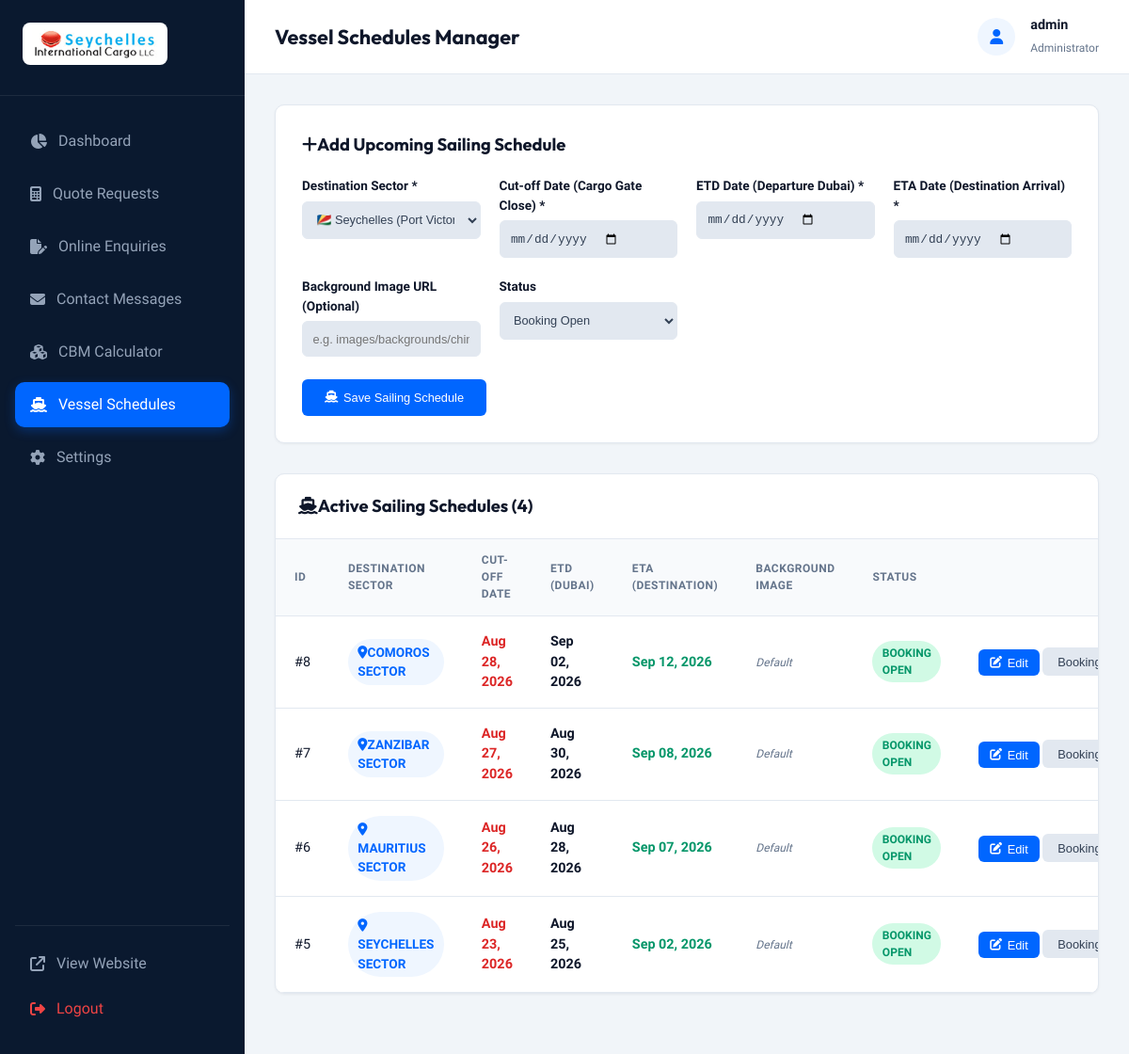
Page /admin/vessels.php (signed in) on the committed database.
### tables this page shows
CREATE TABLE vessel_schedules (
        id INTEGER PRIMARY KEY AUTOINCREMENT,
        vessel_name TEXT NOT NULL,
        voyage_no TEXT NOT NULL,
        destination TEXT NOT NULL,
        etd_date TEXT NOT NULL,
        eta_date TEXT NOT NULL,
        cutoff_date TEXT NOT NULL,
        status TEXT DEFAULT 'Booking Open',
        created_at DATETIME DEFAULT CURRENT_TIMESTAMP
    , bg_image TEXT DEFAULT '');

### admin/includes/auth.php (called while the page is built, shortened)
<?php
function get_logged_admin_username() {
    return $_SESSION['admin_username'] ?? 'Admin';
}

### admin/vessels.php (the view, shortened to what this page needs)
<?php
require_once __DIR__ . '/includes/admin_header.php';
$db = get_db_connection();
$schedules = $db->query("SELECT * FROM vessel_schedules ORDER BY id DESC")->fetchAll();
?>
<div class="panel-card" style="padding: 1.75rem; margin-bottom: 2rem;">
  <h3 class="panel-title" style="margin-bottom: 1.25rem;">
    <i class="fa-solid fa-plus me-2 text-primary"></i>Add Upcoming Sailing Schedule
  </h3>
  <form action="vessels.php" method="POST">
    <div style="display:grid; grid-template-columns:repeat(auto-fit, minmax(180px, 1fr)); gap:1.25rem; margin-bottom:1.5rem;">
      <div>
        <label style="display:block; font-size:0.85rem; font-weight:600; margin-bottom:0.4rem;">Destination Sector *</label>
        <select name="destination" class="btn-sm btn-admin-secondary" style="width:100%; padding:0.65rem; border:1px solid var(--admin-border); outline:none;" required>
          <option value="Seychelles">🇸🇨 Seychelles (Port Victoria)</option>
        </select>
      </div>
      <div>
        <label style="display:block; font-size:0.85rem; font-weight:600; margin-bottom:0.4rem;">Cut-off Date (Cargo Gate Close) *</label>
        <input type="date" name="cutoff_date" class="btn-sm btn-admin-secondary" style="width:100%; padding:0.65rem; border:1px solid var(--admin-border);" required>
      </div>
      <div>
        <label style="display:block; font-size:0.85rem; font-weight:600; margin-bottom:0.4rem;">ETD Date (Departure Dubai) *</label>
        <input type="date" name="etd_date" class="btn-sm btn-admin-secondary" style="width:100%; padding:0.65rem; border:1px solid var(--admin-border);" required>
      </div>
      <div>
        <label style="display:block; font-size:0.85rem; font-weight:600; margin-bottom:0.4rem;">ETA Date (Destination Arrival) *</label>
        <input type="date" name="eta_date" class="btn-sm btn-admin-secondary" style="width:100%; padding:0.65rem; border:1px solid var(--admin-border);" required>
      </div>
      <div>
        <label style="display:block; font-size:0.85rem; font-weight:600; margin-bottom:0.4rem;">Background Image URL (Optional)</label>
        <input type="text" name="bg_image" placeholder="e.g. images/backgrounds/chinaseychellescargo.jpg" class="btn-sm btn-admin-secondary" style="width:100%; padding:0.65rem; border:1px solid var(--admin-border);">
      </div>
      <div>
        <label style="display:block; font-size:0.85rem; font-weight:600; margin-bottom:0.4rem;">Status</label>
        <select name="status" class="btn-sm btn-admin-secondary" style="width:100%; padding:0.65rem; border:1px solid var(--admin-border); outline:none;">
          <option value="Booking Open">Booking Open</option>
        </select>
      </div>
    </div>
    <button type="submit" class="btn-sm btn-admin-primary" style="padding:0.75rem 1.5rem;">
      <i class="fa-solid fa-ship me-1"></i> Save Sailing Schedule
    </button>
  </form>
</div>
<div class="panel-card">
  <div class="panel-header">
    <h3 class="panel-title"><i class="fa-solid fa-ship me-2 text-primary"></i>Active Sailing Schedules (<?php echo count($schedules); ?>)</h3>
  </div>
  <div class="table-responsive">
    <table class="admin-table">
      <thead>
        <tr>
          <th>ID</th>
          <th>Destination Sector</th>
          <th>Cut-off Date</th>
          <th>ETD (Dubai)</th>
          <th>ETA (Destination)</th>
          <th>Background Image</th>
          <th>Status</th>
          <th style="text-align:right;">Actions</th>
        </tr>
      </thead>
      <tbody>
        <?php if (empty($schedules)): ?>
          <tr>
            <td colspan="8" style="text-align:center; color:var(--admin-muted); padding:3rem;">No sailing schedules added yet. Use the form above to add your first schedule!</td>
          </tr>
        <?php else: ?>
          <?php foreach ($schedules as $s): ?>
            <tr>
              <td>#<?php echo $s['id']; ?></td>
              <td>
                <span class="badge" style="background:#EFF6FF; color:#0066FF; font-size:0.85rem;">
                  <i class="fa-solid fa-location-dot me-1"></i><?php echo htmlspecialchars($s['destination']); ?> Sector
                </span>
              </td>
              <td><span style="color:#DC2626; font-weight:600;"><?php echo date('M d, Y', strtotime($s['cutoff_date'])); ?></span></td>
              <td><strong><?php echo date('M d, Y', strtotime($s['etd_date'])); ?></strong></td>
              <td><span style="color:#059669; font-weight:600;"><?php echo date('M d, Y', strtotime($s['eta_date'])); ?></span></td>
              <td>
                <?php if (!empty($s['bg_image'])): ?>
                  <span style="font-size:0.78rem; color:var(--admin-muted); font-family:monospace;" title="<?php echo htmlspecialchars($s['bg_image']); ?>">
                    <i class="fa-solid fa-image me-1 text-primary"></i><?php echo htmlspecialchars(basename($s['bg_image'])); ?>
                  </span>
                <?php else: ?>
                  <span style="font-size:0.75rem; color:var(--admin-muted); font-style:italic;">Default</span>
                <?php endif; ?>
              </td>
              <td>
                <span class="badge badge-<?php
                  if ($s['status']==='Booking Open') echo 'quoted';
                  elseif ($s['status']==='Closing Soon') echo 'pending';
                  else echo 'archived';
                ?>">
                  <?php echo htmlspecialchars($s['status']); ?>
                </span>
              </td>
              <td style="text-align:right; white-space:nowrap;">
                <button type="button" class="btn-sm btn-admin-primary" onclick='editSchedule(<?php echo json_encode($s); ?>)' title="Edit Schedule">
                  <i class="fa-solid fa-pen-to-square"></i> Edit
                </button>
                <form action="vessels.php" method="POST" style="display:inline-block;">
                  <select name="status" onchange="this.form.submit()" class="btn-sm btn-admin-secondary" style="outline:none; cursor:pointer;">
                    <option value="Booking Open" <?php echo $s['status']==='Booking Open'?'selected':''; ?>>Booking Open</option>
                  </select>
                </form>
              </td>
            </tr>
          <?php endforeach; ?>
        <?php endif; ?>
      </tbody>
    </table>
  </div>
</div>
<?php
require_once __DIR__ . '/includes/admin_footer.php';
?>

### admin/includes/admin_header.php (shortened to what this page needs)
<?php
require_once __DIR__ . '/auth.php';
$current_page = basename($_SERVER['PHP_SELF']);
?>
<!DOCTYPE html>
<html lang="en">
<head>
  <link rel="stylesheet" href="https://cdnjs.cloudflare.com/ajax/libs/font-awesome/6.5.1/css/all.min.css">
  <link rel="stylesheet" href="css/admin.css">
</head>
<body>
<div class="admin-wrapper">
  <aside class="admin-sidebar">
    <div class="sidebar-header">
      <a href="index.php" class="sidebar-brand">
        <img src="../images/logo.gif" alt="Seychelles International Cargo LLC" style="max-height:45px; background:#FFFFFF; padding:4px 10px; border-radius:8px;">
      </a>
    </div>
    <nav class="sidebar-nav">
      <a href="index.php" class="sidebar-link <?php echo $current_page === 'index.php' ? 'active' : ''; ?>">
        <i class="fa-solid fa-chart-pie"></i> Dashboard
      </a>
      <a href="quotes.php" class="sidebar-link <?php echo $current_page === 'quotes.php' ? 'active' : ''; ?>">
        <i class="fa-solid fa-calculator"></i> Quote Requests
      </a>
      <a href="enquiries.php" class="sidebar-link <?php echo $current_page === 'enquiries.php' ? 'active' : ''; ?>">
        <i class="fa-solid fa-file-pen"></i> Online Enquiries
      </a>
      <a href="contacts.php" class="sidebar-link <?php echo $current_page === 'contacts.php' ? 'active' : ''; ?>">
        <i class="fa-solid fa-envelope"></i> Contact Messages
      </a>
      <a href="cbm_calculator.php" class="sidebar-link <?php echo $current_page === 'cbm_calculator.php' ? 'active' : ''; ?>">
        <i class="fa-solid fa-cubes"></i> CBM Calculator
      </a>
      <a href="vessels.php" class="sidebar-link <?php echo $current_page === 'vessels.php' ? 'active' : ''; ?>">
        <i class="fa-solid fa-ship"></i> Vessel Schedules
      </a>
      <a href="settings.php" class="sidebar-link <?php echo $current_page === 'settings.php' ? 'active' : ''; ?>">
        <i class="fa-solid fa-gear"></i> Settings
      </a>
      <div style="margin-top:auto; padding-top:1rem; border-top:1px solid rgba(255,255,255,0.08);">
        <a href="../index.html" target="_blank" class="sidebar-link">
          <i class="fa-solid fa-arrow-up-right-from-square"></i> View Website
        </a>
        <a href="logout.php" class="sidebar-link" style="color:#EF4444;">
          <i class="fa-solid fa-right-from-bracket"></i> Logout
        </a>
      </div>
    </nav>
  </aside>
  <main class="admin-main">
    <header class="admin-header">
      <h2 class="admin-header-title">
        <?php
          if ($current_page === 'index.php') echo 'Dashboard Overview';
          elseif ($current_page === 'quotes.php') echo 'Quote Requests Manager';
          elseif ($current_page === 'enquiries.php') echo 'Online Enquiries';
          elseif ($current_page === 'contacts.php') echo 'Contact Messages';
          elseif ($current_page === 'cbm_calculator.php') echo 'CBM & Volumetric Calculator';
          elseif ($current_page === 'vessels.php') echo 'Vessel Schedules Manager';
          elseif ($current_page === 'settings.php') echo 'Admin Settings';
        ?>
      </h2>
      <div class="admin-user-profile">
        <div class="user-avatar">
          <i class="fa-solid fa-user"></i>
        </div>
        <div>
          <strong style="display:block; font-size:0.9rem;"><?php echo htmlspecialchars(get_logged_admin_username()); ?></strong>
          <span style="font-size:0.75rem; color:var(--admin-muted);">Administrator</span>
        </div>
      </div>
    </header>
    <div class="admin-content">

### admin/includes/admin_footer.php (shortened to what this page needs)
    </div>
  </main>
</div>
</body>
</html>

### admin/css/admin.css (style rules this page uses)
:root { --admin-bg: #F1F5F9; --admin-sidebar: #0A192F; --admin-sidebar-text: #94A3B8; --admin-sidebar-active: #0066FF; --admin-card: #FFFFFF; --admin-text: #0F172A; --admin-muted: #64748B; --admin-border: #E2E8F0; --color-primary: #0066FF; --color-secondary: #0A192F; --color-accent: #00E5FF; --color-success: #10B981; --color-warning: #F59E0B; --color-danger: #EF4444; --radius-md: 10px; --shadow-sm: 0 1px 3px rgba(0,0,0,0.05); --shadow-md: 0 4px 6px -1px rgba(0,0,0,0.08); }
* { box-sizing: border-box; margin: 0; padding: 0; }
body { font-family: 'Plus Jakarta Sans', system-ui, -apple-system, sans-serif; background-color: var(--admin-bg); color: var(--admin-text); line-height: 1.5; }
.admin-wrapper { display: flex; min-height: 100vh; }
.admin-sidebar { width: 260px; background: var(--admin-sidebar); color: var(--admin-sidebar-text); display: flex; flex-direction: column; position: fixed; top: 0; bottom: 0; left: 0; z-index: 100; transition: all 0.3s ease; }
.sidebar-header { padding: 1.5rem; border-bottom: 1px solid rgba(255,255,255,0.08); display: flex; align-items: center; gap: 0.75rem; }
.sidebar-brand { font-family: 'Outfit', sans-serif; font-weight: 800; font-size: 1.2rem; color: #FFFFFF; text-decoration: none; }
.sidebar-nav { padding: 1.5rem 1rem; flex-grow: 1; display: flex; flex-direction: column; gap: 0.5rem; }
.sidebar-link { display: flex; align-items: center; gap: 0.75rem; padding: 0.75rem 1rem; color: var(--admin-sidebar-text); text-decoration: none; border-radius: var(--radius-md); font-weight: 500; transition: all 0.2s ease; }
.sidebar-link.active { background: var(--color-primary); color: #FFFFFF; box-shadow: 0 4px 12px rgba(0,102,255,0.3); }
.admin-main { margin-left: 260px; flex-grow: 1; display: flex; flex-direction: column; min-width: 0; }
.admin-header { background: #FFFFFF; border-bottom: 1px solid var(--admin-border); padding: 1rem 2rem; display: flex; align-items: center; justify-content: space-between; position: sticky; top: 0; z-index: 90; }
.admin-header-title { font-family: 'Outfit', sans-serif; font-size: 1.35rem; font-weight: 700; }
.admin-user-profile { display: flex; align-items: center; gap: 1rem; }
.user-avatar { width: 40px; height: 40px; border-radius: 50%; background: var(--color-primary-light, #EFF6FF); color: var(--color-primary); display: flex; align-items: center; justify-content: center; font-weight: 700; }
.admin-content { padding: 2rem; flex-grow: 1; }
.panel-card { background: #FFFFFF; border: 1px solid var(--admin-border); border-radius: var(--radius-md); box-shadow: var(--shadow-sm); overflow: hidden; margin-bottom: 2rem; }
.panel-header { padding: 1.25rem 1.5rem; border-bottom: 1px solid var(--admin-border); display: flex; align-items: center; justify-content: space-between; }
.panel-title { font-family: 'Outfit', sans-serif; font-size: 1.15rem; font-weight: 700; }
.table-responsive { width: 100%; overflow-x: auto; }
.admin-table { width: 100%; border-collapse: collapse; text-align: left; font-size: 0.9rem; }
.admin-table th { background: #F8FAFC; padding: 0.85rem 1.25rem; color: var(--admin-muted); font-weight: 600; text-transform: uppercase; font-size: 0.75rem; letter-spacing: 0.5px; border-bottom: 1px solid var(--admin-border); }
.admin-table td { padding: 1rem 1.25rem; border-bottom: 1px solid var(--admin-border); color: var(--admin-text); vertical-align: middle; }
.badge { display: inline-block; padding: 0.25rem 0.65rem; border-radius: 50px; font-size: 0.75rem; font-weight: 600; text-transform: uppercase; }
.badge-quoted, .badge-contacted { background: #D1FAE5; color: #059669; }
.btn-sm { padding: 0.4rem 0.75rem; font-size: 0.8rem; border-radius: 6px; text-decoration: none; cursor: pointer; border: none; display: inline-flex; align-items: center; gap: 0.35rem; }
.btn-admin-primary { background: var(--color-primary); color: #FFFFFF; }
.btn-admin-secondary { background: #E2E8F0; color: #334155; }

### rows in the picture
vessel_schedules: id "8", destination "COMOROS", cutoff_date "Aug 28, 2026", etd_date "Sep 02, 2026", eta_date "Sep 12, 2026", bg_image "Default", status "BOOKING OPEN", status "Booking Open"
vessel_schedules: id "7", destination "ZANZIBAR", cutoff_date "Aug 27, 2026", etd_date "Aug 30, 2026", eta_date "Sep 08, 2026", bg_image "Default", status "BOOKING OPEN", status "Booking Open"
vessel_schedules: id "6", destination "MAURITIUS", cutoff_date "Aug 26, 2026", etd_date "Aug 28, 2026", eta_date "Sep 07, 2026", bg_image "Default", status "BOOKING OPEN", status "Booking Open"
vessel_schedules: id "5", destination "SEYCHELLES", cutoff_date "Aug 23, 2026", etd_date "Aug 25, 2026", eta_date "Sep 02, 2026", bg_image "Default", status "BOOKING OPEN", status "Booking Open"

### other values in the picture
get_logged_admin_username() "admin"
count($schedules) "4"
